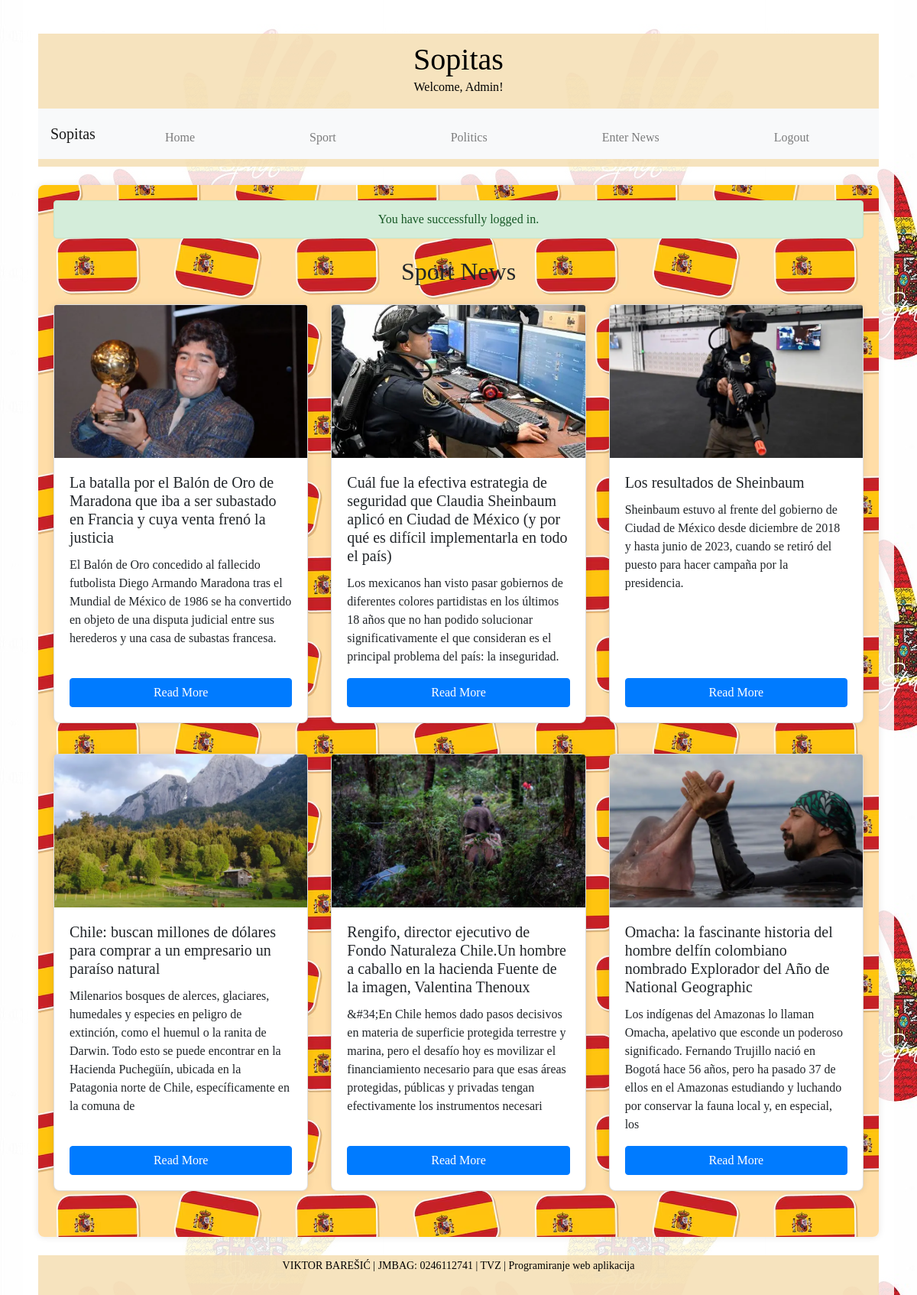
/sport.php (signed in), run on the app's committed database.
### tables this page shows
CREATE TABLE `news` (
  `id` int(11) NOT NULL,
  `title` varchar(255) NOT NULL,
  `summary` varchar(255) NOT NULL,
  `image` varchar(255) NOT NULL,
  `category` varchar(50) NOT NULL,
  `content` text NOT NULL
);

### php/fetch_news.php (called while the page is built)
<?php
require 'config.php';
function fetch_news($category = null) {
    global $conn;
    $sql = "SELECT id, title, summary, image FROM news";
    if ($category) {
        $sql .= " WHERE category = ?";
    }
    $stmt = $conn->prepare($sql);
    if ($category) {
        $stmt->bind_param("s", $category);
    }
    $stmt->execute();
    $result = $stmt->get_result();
    $news = [];
    while ($row = $result->fetch_assoc()) {
        $news[] = $row;
    }
    return $news;
}
?>

### sport.php (the view, shortened to what this page needs)
<?php
require __DIR__ . '/php/fetch_news.php';
$news = fetch_news('sport');
?>
<!DOCTYPE html>
<html lang="en">
<head>
    <link rel="stylesheet" href="https://stackpath.bootstrapcdn.com/bootstrap/4.5.2/css/bootstrap.min.css">
    <link rel="stylesheet" href="css/style.css">
</head>
<body>
    <div class="container">
        <header class="my-4">
            <h1 class="text-center">Sopitas</h1>
            <?php if (isset($_SESSION['username'])): ?>
                <div class="welcome-message">Welcome, <?php echo htmlspecialchars($_SESSION['username']); ?>!</div>
            <?php endif; ?>
            <nav class="navbar navbar-expand-lg navbar-light bg-light w-100">
                <a class="navbar-brand" href="index.php">Sopitas</a>
                <div class="collapse navbar-collapse" id="navbarNav">
                    <ul class="navbar-nav">
                        <li class="nav-item"><a class="nav-link" href="index.php">Home</a></li>
                        <li class="nav-item"><a class="nav-link" href="sport.php">Sport</a></li>
                        <li class="nav-item"><a class="nav-link" href="politics.php">Politics</a></li>
                        <?php if (isset($_SESSION['username'])): ?>
                            <?php if ($_SESSION['role'] === 'admin'): ?>
                                <li class="nav-item"><a class="nav-link" href="enter_news.php">Enter News</a></li>
                            <?php endif; ?>
                            <li class="nav-item"><a class="nav-link" href="logout.php">Logout</a></li>
                        <?php else: ?>
                            <li class="nav-item"><a class="nav-link" href="administration.php?action=login">Administration</a></li>
                        <?php endif; ?>
                    </ul>
                </div>
            </nav>
        </header>
        <main>
            <?php if (isset($_SESSION['login_success'])): ?>
                <div class="alert alert-success text-center">
                    <?php
                    echo htmlspecialchars($_SESSION['login_success']);
                    ?>
                </div>
            <?php endif; ?>
            <h2 class="my-4 text-center">Sport News</h2>
            <?php for ($i = 0; $i < count($news); $i += 3): ?>
                <div class="card-box row">
                    <?php for ($j = $i; $j < $i + 3 && $j < count($news); $j++): ?>
                        <div class="col-md-4 mb-4 d-flex align-items-stretch">
                            <div class="card">
                                <img src="images/<?php echo htmlspecialchars($news[$j]['image']); ?>" alt="<?php echo htmlspecialchars($news[$j]['title']); ?>" class="card-img-top">
                                <div class="card-body d-flex flex-column">
                                    <h5 class="card-title"><?php echo htmlspecialchars($news[$j]['title']); ?></h5>
                                    <p class="card-text"><?php echo htmlspecialchars($news[$j]['summary']); ?></p>
                                    <a href="article.php?id=<?php echo htmlspecialchars($news[$j]['id']); ?>" class="btn btn-primary mt-auto">Read More</a>
                                </div>
                            </div>
                        </div>
                    <?php endfor; ?>
                </div>
            <?php endfor; ?>
        </main>
        <footer class="text-center mt-4">
            <p>VIKTOR BAREŠIĆ | JMBAG: 0246112741 | TVZ | Programiranje web aplikacija</p>
        </footer>
    </div>
</body>
</html>

### css/style.css (style rules this page uses)
* { margin: 0; padding: 0; box-sizing: border-box; font-family: "Georgia", serif; }
html, body { height: 100%; }
body { background: url('../images/Pattern1.png') repeat; display: flex; justify-content: center; }
header { position: relative; background-color: rgba(245, 222, 179, 0.85); color: black; padding: 10px 0; text-align: center; width: 100%; }
header h1 { margin: 0; color: black; }
nav ul { list-style-type: none; padding: 0; margin: 10px 0; display: flex; justify-content: center; }
nav ul li { margin: 0 10px; }
nav ul li a { color: #fff; text-decoration: none; padding: 10px 15px; display: block; }
.container { background-color: rgba(255, 255, 255, 0.85); flex: 1; display: flex; flex-direction: column; padding: 20px; box-sizing: border-box; }
main { flex: 1; padding: 20px; background: url('../images/Patterns.png') repeat; background-color: rgba(255, 255, 255, 0.85); box-shadow: 0 0 10px rgba(0, 0, 0, 0.1); border-radius: 8px; }
footer { background-color: rgba(245, 222, 179, 0.85); color: black; text-align: center; padding: 3px 0 12px; margin-top: auto; width: 100%; font-size: 14px; }
.card { background-color: #fff; box-shadow: 0 0 10px rgba(0, 0, 0, 0.1); border-radius: 8px; }

### sport.php (style rules this page uses)
.card-img-top { height: 200px; object-fit: cover; }
.card-body { display: flex; flex-direction: column; }
.card-title { flex: 0 1 auto; }
.card-text { flex: 1 1 auto; }
.btn-primary { margin-top: auto; }
.card-box { display: flex; flex-wrap: wrap; margin-bottom: 1rem; }
.navbar-nav { flex: 1; display: flex; justify-content: space-around; }
.welcome-message { text-align: center; margin-bottom: 1rem; }

### data on the page
news: image (picture), title "La batalla por el Balón de Oro de Maradona que iba a ser subastado en Francia y cuya venta frenó la justicia", summary "El Balón de Oro concedido al fallecido futbolista Diego Armando Maradona tras el Mundial de México de 1986 se ha convertido en objeto de una disputa judicial entre sus herederos y una casa de subastas francesa."
news: image (picture), title "Cuál fue la efectiva estrategia de seguridad que Claudia Sheinbaum aplicó en Ciudad de México (y por qué es difícil implementarla en todo el país)", summary "Los mexicanos han visto pasar gobiernos de diferentes colores partidistas en los últimos 18 años que no han podido solucionar significativamente el que consideran es el principal problema del país: la inseguridad."
news: image (picture), title "Los resultados de Sheinbaum", summary "Sheinbaum estuvo al frente del gobierno de Ciudad de México desde diciembre de 2018 y hasta junio de 2023, cuando se retiró del puesto para hacer campaña por la presidencia."
news: image (picture), title "Chile: buscan millones de dólares para comprar a un empresario un paraíso natural", summary "Milenarios bosques de alerces, glaciares, humedales y especies en peligro de extinción, como el huemul o la ranita de Darwin. Todo esto se puede encontrar en la Hacienda Puchegüín, ubicada en la Patagonia norte de Chile, específicamente en la comuna de"
news: image (picture), title "Rengifo, director ejecutivo de Fondo Naturaleza Chile.Un hombre a caballo en la hacienda Fuente de la imagen, Valentina Thenoux", summary "&#34;En Chile hemos dado pasos decisivos en materia de superficie protegida terrestre y marina, pero el desafío hoy es movilizar el financiamiento necesario para que esas áreas protegidas, públicas y privadas tengan efectivamente los instrumentos necesari"
news: image (picture), title "Omacha: la fascinante historia del hombre delfín colombiano nombrado Explorador del Año de National Geographic", summary "Los indígenas del Amazonas lo llaman Omacha, apelativo que esconde un poderoso significado. Fernando Trujillo nació en Bogotá hace 56 años, pero ha pasado 37 de ellos en el Amazonas estudiando y luchando por conservar la fauna local y, en especial, los"

### other printed values
$_SESSION['username'] "Admin"
$_SESSION['login_success'] "You have successfully logged in."
